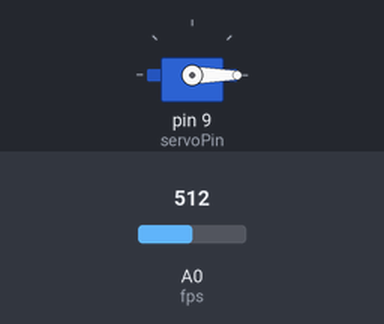
Bench run of a sketch on a simulated Arduino Uno, built with avr-gcc and run on an emulated ATmega328P. On the bench: servo. Inputs (shaded band) come from the test bench; at power-on: A0 (fps) = 512. What the sketch prints to the serial monitor is not drawn.

Above: at 4.05 s.
At 8.25 s:
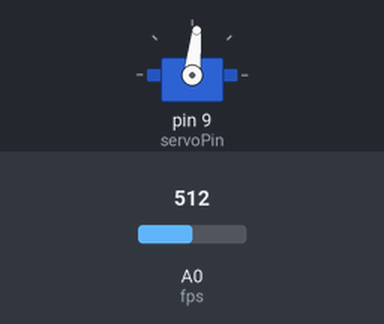
At 12.55 s:
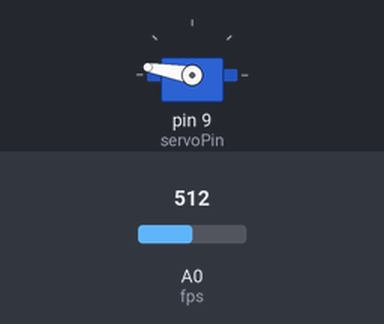
At 21.05 s:
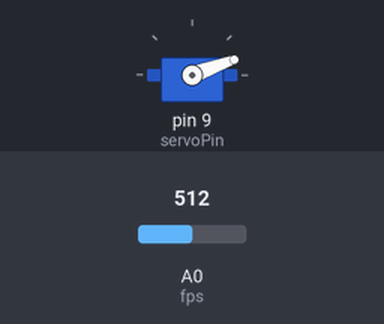
Timing chart, 0 to 28.7 s (numbered marks = the images above):
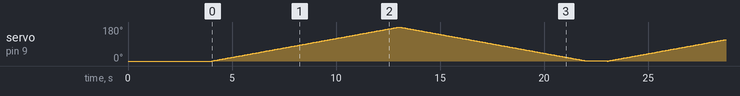

The sketch:

dannyTest.ino
```cpp
/*
  Date: 12 Jan 2017

  Dany's project

  Main test
  Testing basics for input/output, the Servo library, the force
  pressure sensors

  The servo rotates slowly from 0 to 180 degrees and then returns to 0 degrees.
  The pressure to fps is printed on the screen

 */

// include the Servo library to control the motor
#include <Servo.h>

 // for ease, we declare and assign values for pins here

 // fps: force pressure sensor
 int fps = A0;

 // the pin to be later assigned to the servo motor.
 // the library supports only two pins: 9 and 10
 int servoPin = 9;

 // create servo object from library Servo to control servo motor
 Servo myservo;

 // the variable to store the input from the fps
   int sensorValue;

   // the variable to store the angle of the servo
   int angle = 0;


 void setup() {
   // setup code

   // no need to pinMode analog in, it is input by defaul

   // attach pin to servo object
   myservo.attach(servoPin);

   // set servo to starter position at 0 degrees
   myservo.write(angle);

   // delay to give enough time to complete
   delay(4000);

   // initialize serial communication at 9600 bps(by convention)
   Serial.begin(9600);
 }

 void loop() {
   // loop code here

   // read input on analog pin 0
   sensorValue = analogRead(fps);

   // print the value read
   Serial.println(sensorValue);

   // rotating the servo from 0 to 180, one degree at a time
   for(angle = 0; angle < 180; angle += 1) {

     // syntax: servo.write(angle). Rotate servo to the angle specified
     myservo.write(angle);

     // delay to give servo enough time to rotate
     delay(50);
   }

   // rotating the servo back to starting point, closing hand
   for(angle = 180; angle > 0; angle--) {

     // syntax: servo.write(angle). Rotate servo to the angle specified
     myservo.write(angle);

     // delay to give servo enough time to rotate
     delay(50);

   }

   delay(1000);

 }
```
